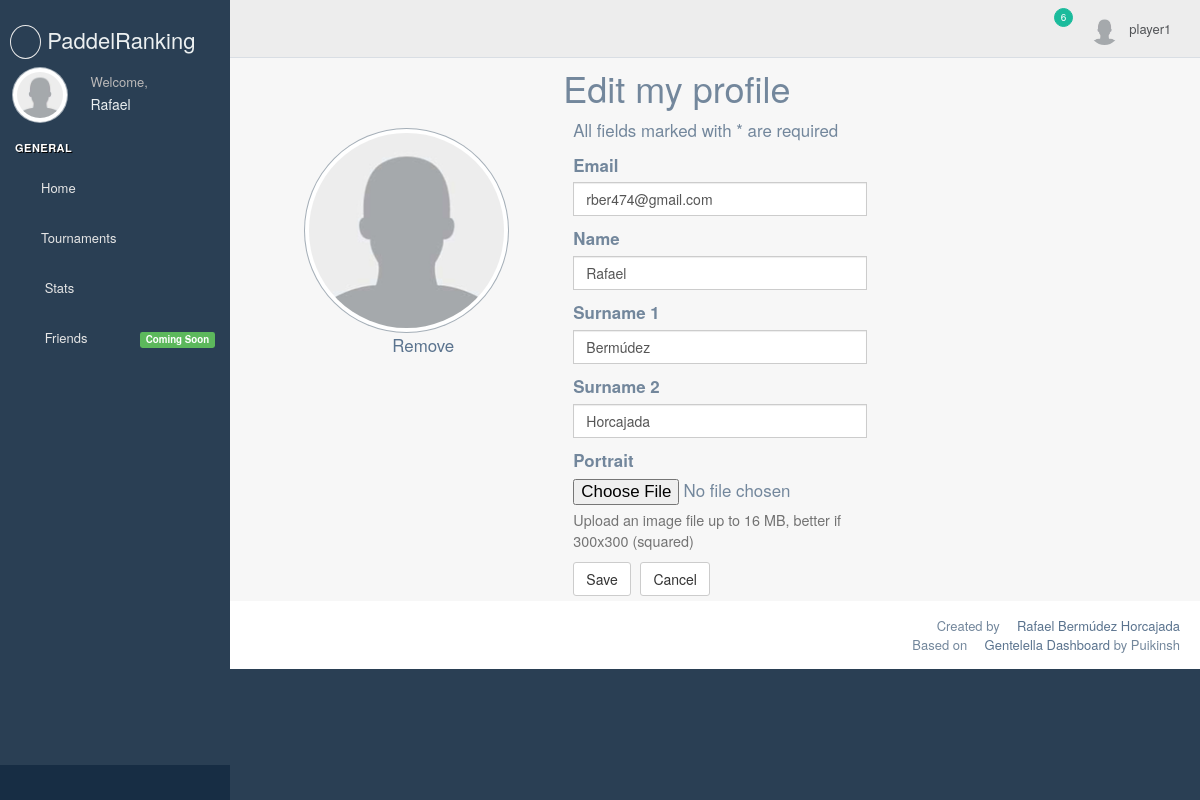
Page /users/player1/profile.html (signed in) on the earlier database version.
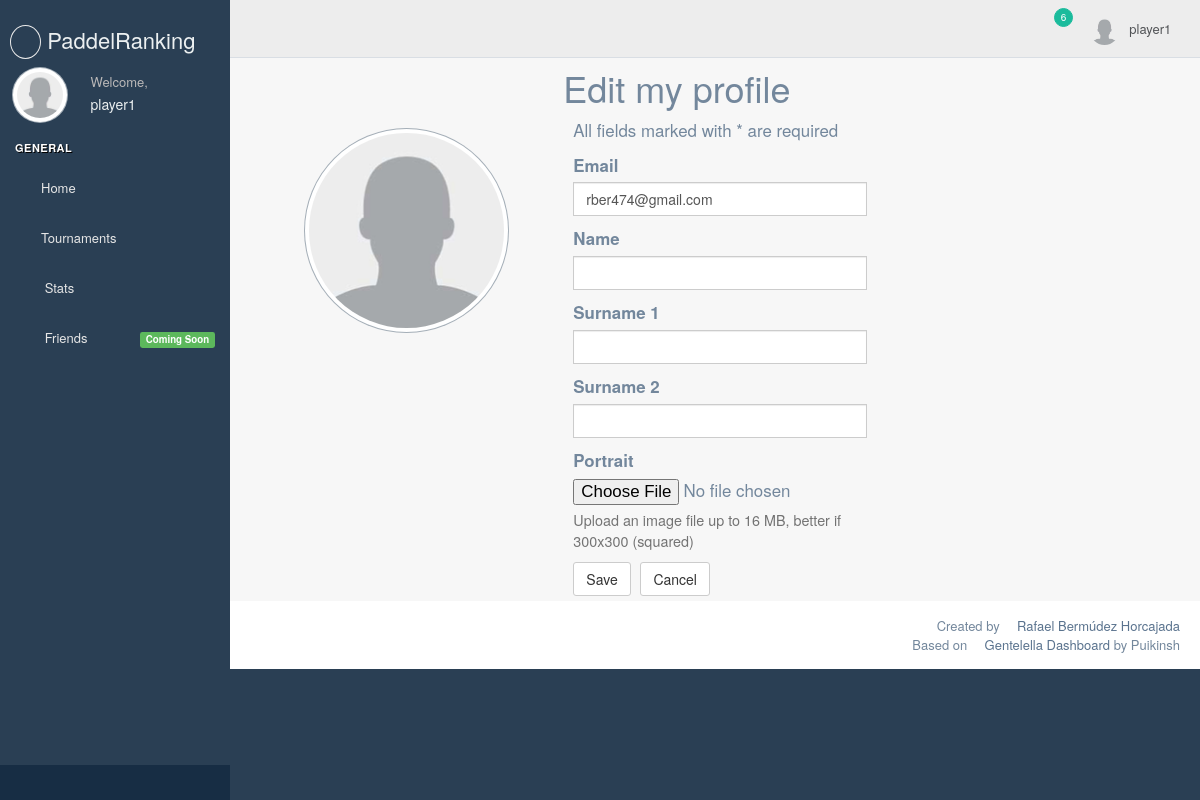
Same page on the later database version.
### paddelranking/website/models.py (models this page shows, shortened)
class User(UserMixin, db.Model):
    id = db.Column(db.Integer, primary_key=True)
    username = db.Column(db.String(64), index=True, unique=True)
    email = db.Column(db.String(120), index=True, unique=True)
    password_hash = db.Column(db.String(128))
    name = db.Column(db.String(120), index=False, unique=False)
    surname1 = db.Column(db.String(120), index=False, unique=False)
    surname2 = db.Column(db.String(120), index=False, unique=False)
    players = db.relationship('Player', backref='aliases', lazy='dynamic', foreign_keys='Player.userid')
    players_created = db.relationship('Player', backref='owner', lazy='dynamic', foreign_keys='Player.createdby')
    tournaments = db.relationship('Tournament', backref='userid', lazy='dynamic', foreign_keys='Tournament.createdby')
    last_login = db.Column(db.DateTime, index=False)
    register_date = db.Column(db.DateTime, index=False)
    last_modified = db.Column(db.DateTime, index=False,
            default=datetime.utcnow)
    filename = db.Column(db.String(120), index=False, unique=True)

### paddelranking/website/users/routes.py (the view, shortened to what this page needs)
@blueprint.route('/<username>/profile.html', methods=('GET', 'POST'))
@login_required
@is_current_user
def edit_profile(username):
    user = User.query.filter_by(id=current_user.id).first()
    form = EditProfileForm(obj=user)
    return render_template('/users/edit_profile.html', title=_('Edit my profile'), form=form, filename=user.filename)

### paddelranking/website/users/forms.py (shortened to what this page needs)
class EditProfileForm(FlaskForm):
    email = StringField(_l('Email'), validators=[DataRequired(), Email()])
    name = StringField(_l('Name'), validators=[DataRequired()])
    surname1 = StringField(_l('Surname 1'), validators=[DataRequired()])
    surname2 = StringField(_l('Surname 2'), validators=[])
    portrait = FileField(_l('Portrait'),
        description=_l("Upload an image file up to 16 MB, better if 300x300 (squared)"),
        validators=[
            FileAllowed(portraits, _l('Images only!'))])
    submit = SubmitField(_l('Save'))
    cancel = SubmitField(_l('Cancel'))

### paddelranking/website/models.py (called while the page is built)
@login_manager.user_loader
def load_user(id):
    return User.query.get(int(id))

### paddelranking/website/users/routes.py (called while the page is built)
def get_portrait_url():
    old_portrait_name = current_user.filename or ''
    filepath = os.path.join(
        os.path.join(
            current_app.config['UPLOADED_PORTRAITS_DEST'],
        ),
        old_portrait_name)
    return filepath

@blueprint.context_processor
def utility_processor():
    filepath = get_portrait_url()
    if os.path.exists(filepath) and current_user.filename:
        original_image_url = url_for('users.static', filename='uploads/portraits/' + current_user.filename, _external=True)
        url_imagen = current_app.resize(original_image_url, '300x300',fill=1)
    else:
        url_imagen = url_for('static', filename='images/user.png', _external=True)
    return dict(profile_imagen=url_imagen)

@blueprint.context_processor
def utility_processor():
    def team_players(teamid):
        team = Team.query.get(teamid)
        player1 = Player.query.get(team.player1)
        player2 = Player.query.get(team.player2 or '')
        if player2:
            return (player1, player2)
        return player1,
    return dict(team_players=team_players)

@blueprint.context_processor
def utility_processor():
    def match_points(matchid, teamid):
        points = MatchResultsByTeam.query.filter_by(match_id=matchid,team=teamid).first()
        return points
    return dict(match_points=match_points)

### paddelranking/website/utils.py (called while the page is built)
def is_current_user(f):
    @wraps(f)
    def decorated_function(*args, **kwargs):
        if current_user.username != kwargs.get('username'):
            flash('You cannot access a control panel other than yours', 'error')
            return redirect(url_for('users.user', username=current_user.username))
        return f(*args, **kwargs)
    return decorated_function

### paddelranking/website/users/templates/users/edit_profile.html (shortened to what this page needs)
{% extends "base_dashboard.html" %}
{% import 'bootstrap/wtf.html' as wtf %}
{% block content %}
	<div class="row right_col" role="main">
    <h1 class="col-md-offset-4">{{title}}</h1>
  	<div>
  	  <div class="col-md-4">
  	  	<div class="profile-pic-edit">
    			<img id="image" src="{{ profile_imagen }}" alt="Your photo" class="img-circle profile_img">
    			{% if current_user.filename %}
    			<a class="col-md-offset-5 col-sm-12" href="{{ url_for('users.remove_profile_image', username=current_user.username) }}" title="Remove your portrait">{{_('Remove')}}</a>
    			{% endif %}
    		</div>
  		</div>
      <div class="col-md-4">
      	<p>{{_('All fields marked with * are required')}}</p>
          {{ wtf.quick_form(form, extra_classes="form-profile") }}
      </div>
    </div>
  </div>
{% endblock %}

### paddelranking/website/templates/base_dashboard.html (shortened to what this page needs)
<!DOCTYPE html>
<html lang="en">
  <head>
    {% block head %}
      {% block stylesheets %}
        <link href="{{ url_for('static', filename='vendors/bootstrap/dist/css/bootstrap.min.css') }}" rel="stylesheet">
        <link href="{{ url_for('static', filename='vendors/font-awesome/css/font-awesome.min.css') }}" rel="stylesheet">
        <link href="{{ url_for('static', filename='vendors/nprogress/nprogress.css') }}" rel="stylesheet">
        <link href="{{ url_for('static', filename='vendors/bootstrap-daterangepicker/daterangepicker.css') }}" rel="stylesheet">
        <link href="{{ url_for('static', filename='vendors/iCheck/skins/flat/green.css') }}" rel="stylesheet">
        <link href="{{ url_for('static', filename='vendors/bootstrap-progressbar/css/bootstrap-progressbar-3.3.4.min.css') }}" rel="stylesheet">
        <link href="{{ url_for('static', filename='vendors/jqvmap/dist/jqvmap.min.css') }}" rel="stylesheet"/>
        <link href="{{ url_for('static', filename='vendors/select2/dist/css/select2.min.css') }}" rel="stylesheet"/>
        <link rel="stylesheet" type="text/css" href="{{ url_for('static', filename='vendors/datatables.net-responsive-bs/css/responsive.bootstrap.min.css') }}"/>
      {% endblock stylesheets %}
      <link href="{{ url_for('static', filename='build/css/custom.css') }}" rel="stylesheet">
    {% endblock head %}
  </head>
  <body class="{% block body_class %}nav-md {% endblock body_class %}">
    {% block body %}
      <div class="container body">
        <div class="main_container">
          {% block sidebar %}
            <div class="col-md-3 left_col {% block sidebar_class %} {% endblock sidebar_class %}">
              {% include "users/sidebar.html" %}
            </div>
          {% endblock sidebar %}
          {% block top_navigation %}
            <div class="top_nav">
              {% include "top_navigation.html" %}
            </div>
          {% endblock top_navigation %}
          {% block content %}{% endblock content %}
          {% block footer %}
            <footer>
              {% include "footer.html" %}
            </footer>
          {% endblock footer %}
        </div>
      </div>
    {% endblock body %}
  </body>
</html>

### paddelranking/website/users/templates/users/sidebar.html (shortened to what this page needs)
<div class="left_col scroll-view">
  <div class="navbar nav_title" style="border: 0;">
    <h1>
      <a href="{{ url_for('users.user', username=current_user.username) }}" class="site_title"><i class="fa fa-spinner"></i> <span>PaddelRanking</span></a>
    </h1>
  </div>
  <div class="profile clearfix">
    <div class="profile_pic">
      <a href="{{url_for('users.edit_profile', username=current_user.username)}}" title="Edit my profile">
        <img src="{{ profile_imagen }}" alt="Your photo."  class="img-circle profile_img">
      </a>
    </div>
    <div class="profile_info">
      <span>{{_('Welcome,')}}</span>
      <h2> {{ current_user.name | default(current_user.username, true)}} </h2>
    </div>
  </div>
  <br />
  <div id="sidebar-menu" class="main_menu_side hidden-print main_menu">
    <div class="menu_section">
      <h3>General</h3>
      <ul class="nav side-menu">
        <li><a><i class="fa fa-home"></i>{{ _('Home') }}<span class="fa fa-chevron-down"></span></a>
        </li>
        <li><a><i class="fa fa-edit"></i>{{ _('Tournaments') }}<span class="fa fa-chevron-down"></span></a>
        </li>
        <li><a><i class="fa fa-bar-chart-o"></i> Stats <span class="fa fa-chevron-down"></span></a>
        </li>
        <li><a><i class="fa fa-group"></i>{{_(' Friends ')}}<span class="label label-success pull-right">{{_('Coming Soon')}}</span></a>
        </li>
      </ul>
    </div>
  </div>
  <div class="sidebar-footer hidden-small">
    <a data-toggle="tooltip" data-placement="top" title="Settings">
      <span class="glyphicon glyphicon-cog" aria-hidden="true"></span>
    </a>
    <a data-toggle="tooltip" data-placement="top" title="FullScreen">
      <span class="glyphicon glyphicon-fullscreen" aria-hidden="true"></span>
    </a>
    <a data-toggle="tooltip" data-placement="top" title="Lock">
      <span class="glyphicon glyphicon-eye-close" aria-hidden="true"></span>
    </a>
    <a data-toggle="tooltip" data-placement="top" title="Logout" href="{{ url_for('auth.logout') }}">
      <span class="glyphicon glyphicon-off" aria-hidden="true"></span>
    </a>
  </div>
</div>

### paddelranking/website/templates/top_navigation.html (shortened to what this page needs)
<div class="nav_menu">
  <nav>
    <div class="nav toggle">
      <a id="menu_toggle"><i class="fa fa-bars"></i></a>
    </div>
    <ul class="nav navbar-nav navbar-right">
      <li class="">
        <a href="javascript:;" class="user-profile dropdown-toggle" data-toggle="dropdown" aria-expanded="false">
          <img src="{{ profile_imagen }}" alt="">{{ current_user.username }}
          <span class=" fa fa-angle-down"></span>
        </a>
      </li>
      <li role="presentation" class="dropdown">
        <a href="javascript:;" class="dropdown-toggle info-number" data-toggle="dropdown" aria-expanded="false">
          <i class="fa fa-envelope-o"></i>
          <span class="badge bg-green">6</span>
        </a>
      </li>
    </ul>
  </nav>
</div>

### paddelranking/website/templates/footer.html
<div class="pull-right">
  {{_('Created by ')}} <a href="https://www.linkedin.com/in/rafael-bermúdez-horcajada-4469bb109" title="Open website developer linkedin profile"><i class="fa fa-linkedin"></i> Rafael Bermúdez Horcajada</a>
</div>
<div class="clearfix"></div>
<div class="pull-right">
  {{_('Based on ')}} <a href="https://puikinsh.github.io/gentelella/" title="Open website developer linkedin profile"><i class="fa fa-github"></i> Gentelella Dashboard</a> by Puikinsh
</div>
<div class="clearfix"></div>

Differences in the rows shown:
changed User "player1": name "Rafael" → "player1"; name "Rafael" → (not shown); surname1 "Bermúdez" → (not shown); surname2 "Horcajada" → (not shown)
Other differences:
text no longer shown: "Remove"
